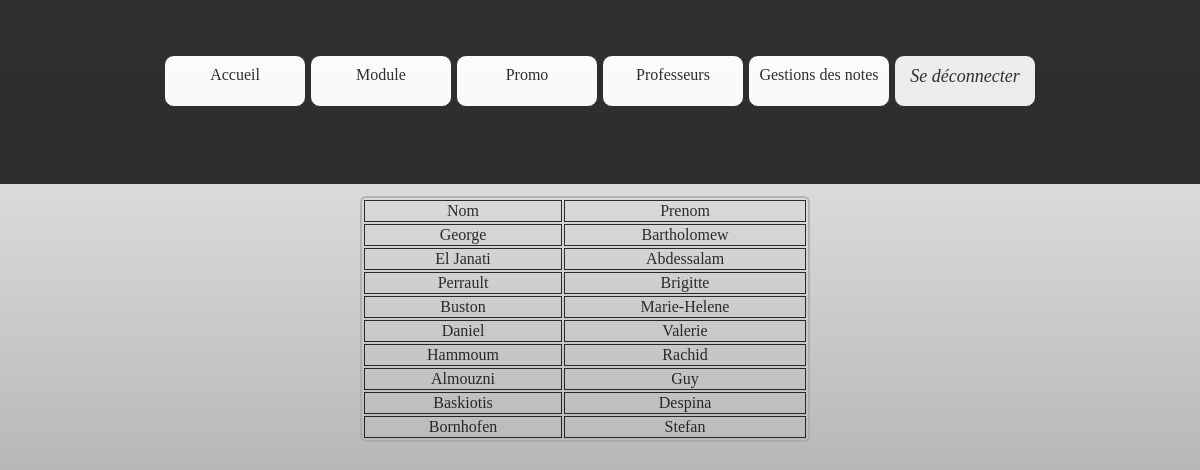
Before: /index.php?page=professeur (signed in) with the older database file.
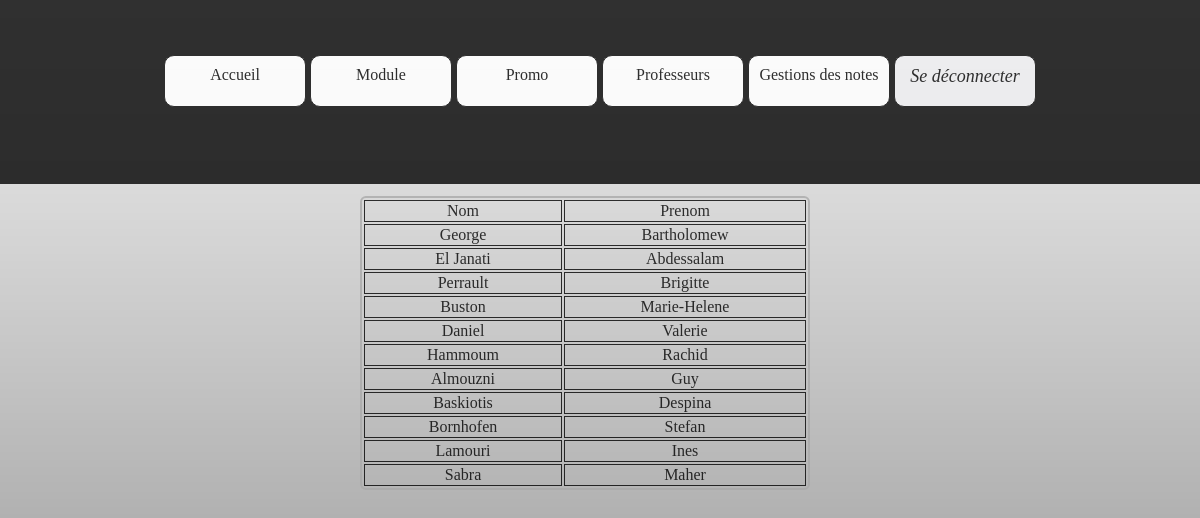
After: the same page with the newer database file.
### tables this page shows
CREATE TABLE IF NOT EXISTS `utilisateur` (
  `idUtil` int(5) NOT NULL AUTO_INCREMENT,
  `login` varchar(30) NOT NULL,
  `pass` varchar(32) NOT NULL,
  `nom` varchar(30) NOT NULL,
  `prenom` varchar(30) NOT NULL,
  `idRole` int(2) NOT NULL,
  PRIMARY KEY (`idUtil`)
);

### fonctions/fonctions.php (called while the page is built, shortened)
<?php
function execReq($req){
	$res = mysql_query($req);
	return $res;
}
?>

### display/prof.php (the view, shortened to what this page needs)
<?php
		$req='select * from utilisateur where idRole="3"';
                $res=execReq($req);
                echo'<table>';
                echo'<tr><td>Nom</td><td>Prenom</td></tr>';
		while($nom=mysql_fetch_assoc($res)){
                    echo'<tr><td>'.$nom['nom'].'</td><td>'. $nom['prenom'].'</td></tr>';
                }
                echo'</table>';
?>

### structure/debut.php (shortened to what this page needs)
<!DOCTYPE html PUBLIC "-//W3C//DTD XHTML 1.0 Strict//EN" "http://www.w3.org/TR/xhtml1/DTD/xhtml1-strict.dtd">
<html xmlns="http://www.w3.org/1999/xhtml" xml:lang="fr" >
<head>
    <link rel="stylesheet" media="screen" type="text/css" title="Design" href="css/design.css" />
</head>
<body>

### structure/menu.php (shortened to what this page needs)
<?php
include'fonctions/fonctions.php';
?>
<ul id="menu">
    <li onclick="JavaScript:document.location='index.php?page=accueil';">
        Accueil
    </li>
    <li class="eleve" onclick="JavaScript:document.location='index.php?page=module';">
       Module
    </li>
    <li class="eleve" >
        Promo
    </li>
    <li class="eleve" onclick="JavaScript:document.location='index.php?page=professeur';">
        Professeurs
    </li>
    <li class="prof">
        Gestions des notes
    </li>
    <li  class="eleve" id="co" onclick="JavaScript:document.location='connect/logout.php';" >
            Se déconnecter
    </li>
</ul>

### index.php (shortened to what this page needs)
<?php
include'structure/debut.php';
include'structure/menu.php';
?>
<div id="center">
<?php
        if (isset($_SESSION['idRole']))
        {
      $pageOK = array(
                'accueil' => 'structure/accueil.html',
                'ajout_prof_eleve' => 'add_delete/ajout_prof_eleve.php',
                'delete_prof_eleve' => 'add_delete/delete_prof_eleve.php',
                'ajout_DS' => 'add_delete/ajout_DS.php',
                'professeur' =>'display/prof.php',
                'promo1' =>'display/CPI1.php',
                'promo2' =>'display/CPI2.php',
                'examen' =>'add_delete/ajout_DS.php',
                'matiere' => 'display/matiere.php',
                'module' => 'display/module.php',
                'login' =>'connect/message_connexion.php',
                'ajout_note' =>'add_delete/ajout_note.php',
                'test' => 'test.html'
				  );
        }
        else
        {
        $pageOK = array(
                'accueil' => 'structure/accueil.html',
               'logout' =>'connect/message_deconnexion.php',
                'test' => 'test.html'
				  );
        }
        if ( (isset($_GET['page'])) && (isset($pageOK[$_GET['page']])) ) {
    include($pageOK[$_GET['page']]);
  }
  else {
    include('structure/accueil.html');
  }
    ?>
</div>
<?php
include 'structure/fin.php';

### structure/fin.php
</body>
</html>

### css/design.css (style rules this page uses)
#menu { z-index:2; position:fixed; bottom:77%; right:20%; width:78%; height: 23%; min-height: 23%; min-width: 17%; margin:0%; background-color: activecaption; color: black; text-align:center; }
ul li { background-color: white; position: relative; top: 30%; width: 140px; height:40px; border-radius:10px; cursor:pointer; border: 1px solid black; display: inline-block; padding-top: 10px; vertical-align: middle; }
.eleve, .prof, .admin { text-align: center; display:none; }
#center { z-index:1; position:absolute; top: 23%; left:0px; min-height: 77%; min-width: 80%; width: 100%; }
table { border: 2px solid darkgray; border-radius: 6px; margin-top: 1%; margin-left: 30%; width: 450px; }
td { border: 1px solid black; text-align: center; }

### structure/debut.php (style rules this page uses)
body { background: transparent; background-image: url("image/test-2.jpg");background-repeat: no-repeat; background-attachment: fixed;background-size: 100%; opacity: 0.8; }

### structure/menu.php (style rules this page uses)
#co { font-style: italic; font-size:large; background-color: #eeeef1; }

Changed rows visible on the page:
added utilisateur: nom "Lamouri", prenom "Ines"
added utilisateur: nom "Sabra", prenom "Maher"
